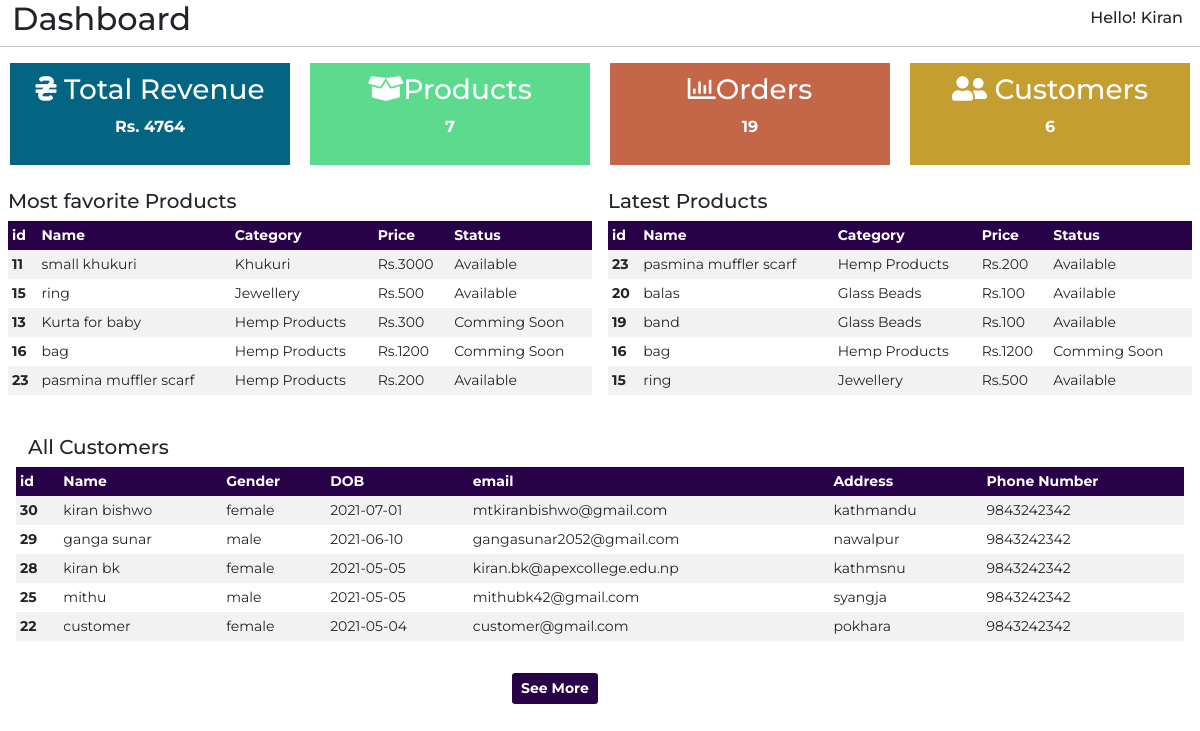
/admin/home.php (signed in), run on the app's committed database.
### tables this page shows
CREATE TABLE `product` (
  `p_id` int(11) NOT NULL,
  `p_name` varchar(50) NOT NULL,
  `p_photo` varchar(100) NOT NULL,
  `p_cat` int(5) NOT NULL,
  `p_disc` text NOT NULL,
  `p_price` int(20) NOT NULL,
  `p_discount` int(10) NOT NULL,
  `p_qty` int(11) NOT NULL,
  `p_status` int(5) NOT NULL
);

CREATE TABLE `category` (
  `cat_id` int(11) NOT NULL,
  `cat_name` varchar(50) DEFAULT NULL,
  `cat_stock` int(11) DEFAULT NULL
);

CREATE TABLE `available` (
  `available_id` int(5) NOT NULL,
  `available_status` varchar(20) NOT NULL
);

CREATE TABLE `customer` (
  `c_id` int(11) NOT NULL,
  `c_name` varchar(100) NOT NULL,
  `c_email` varchar(100) NOT NULL,
  `shipping_address` varchar(200) NOT NULL,
  `c_dob` date NOT NULL,
  `c_gender` varchar(50) NOT NULL,
  `c_phone` varchar(30) NOT NULL,
  `c_address` text NOT NULL,
  `c_pass` varchar(100) NOT NULL,
  `token` text NOT NULL,
  `status` varchar(100) NOT NULL
);

### admin/home.php (the view, shortened to what this page needs)
<?php include 'connect.php';
?>
<!DOCTYPE html>
<html lang="en">
<head>
    <link href="https://cdn.jsdelivr.net/npm/bootstrap@5.0.0-beta2/dist/css/bootstrap.min.css" rel="stylesheet">
    <link rel="stylesheet" href="https://pro.fontawesome.com/releases/v5.10.0/css/all.css"/>
    <link rel="stylesheet" href="css/home.css?v=<?php echo time();?>">
</head>
<body>
    <div class="container-fluid">
        <div class="row">
            <div class="col-10">
                 <h2>Dashboard</h2>
            </div>
            <div class="col-2 pt-2 ">
                 <h6 class="users_name">Hello! <?php echo$_SESSION["u_name"];?></h6>
            </div>
        <hr>
        </div>
        <div class="row text-center">
            <?php if($_SESSION["u_role"]!=3){?>
            <div class="col-md-3">
                <div class="col-12  revenue">
                    <h3><i class="fas fa-hryvnia"></i> Total Revenue</h3>
                    <?php
                    $sql5 = "SELECT SUM(new_price) FROM order_details WHERE order_status= 'Delevered'";
                      $result5 = mysqli_query($conn, $sql5);
                      if (mysqli_num_rows($result5) > 0) {
                        $row5 = mysqli_fetch_assoc($result5);
                    }
                    ?>
                    <p><span>Rs.</span> <?php echo $row5['SUM(new_price)'];?></p>
                </div>
            </div>
            <?php } ?>
            <div class="<?php if($_SESSION["u_role"]==3){ echo 'col-md-4'; }?> col-md-3">
                <div class="col-12  income">
                    <h3><i class="fas fa-box-open"></i>Products</h3>
                    <?php
                      $sql4 = "SELECT COUNT(p_id) FROM  product";
                      $result4 = mysqli_query($conn, $sql4);
                      if (mysqli_num_rows($result4) > 0) {
                        $row4 = mysqli_fetch_assoc($result4);
                    }
                    ?>
                    <p><span></span> <?php echo $row4['COUNT(p_id)'];?></p>
                </div>
            </div>
            <div class="<?php if($_SESSION["u_role"]==3){ echo 'col-md-4'; }?> col-md-3">
                <div class="col-12  profit">
                    <h3><i class="far fa-chart-bar"></i>Orders</h3>
                    <?php
                      $sql3 = "SELECT COUNT(o_id) FROM  order_details";
                      $result3 = mysqli_query($conn, $sql3);
                      if (mysqli_num_rows($result3) > 0) {
                        $row3 = mysqli_fetch_assoc($result3);
                    }
                    ?>
                    <p><span></span> <?php echo $row3['COUNT(o_id)'];?></p>
                </div>
            </div>
            <div class="<?php if($_SESSION["u_role"]==3){ echo 'col-md-4'; }?> col-md-3">
                <div class="col-12  sales">
                    <h3><i class="fas fa-user-friends"></i> Customers</h3>
                <?php
               $sql1 = "SELECT COUNT(c_id) FROM  customer";
              $result1 = mysqli_query($conn, $sql1);
              if (mysqli_num_rows($result1) > 0) {
                $row1 = mysqli_fetch_assoc($result1);
            }
            ?>
                    <p><?php echo $row1['COUNT(c_id)'];   ?></p>
                </div>
            </div>
        </div>
        <div class="row mt-3">
            <div class="col-md-6 p-2">
                <div class="col-12">
                    <h5>Most favorite Products</h5>
                    <table class="table table-sm table-striped table-hover table-borderless table-responsive">
                    <thead class="background">
                        <tr>
                        <th scope="col">id</th>
                        <th scope="col">Name</th>
                        <th scope="col">Category</th>
                        <th scope="col">Price</th>
                        <th scope="col">Status</th>
                        </tr>
                    </thead>
                    <tbody>
               <?php
                $sql3 = "SELECT COUNT(wishlist.p_id), product.p_id, p_name, cat_name, p_price, available_status FROM wishlist LEFT JOIN product ON product.p_id = wishlist.p_id LEFT JOIN category ON product.p_cat = category.cat_id LEFT JOIN available ON product.p_status = available.available_id GROUP BY wishlist.p_id ORDER BY COUNT(wishlist.p_id) DESC LIMIT 5";
              $result3 = mysqli_query($conn, $sql3);
              if (mysqli_num_rows($result3) > 0) {
                while($row3 = mysqli_fetch_assoc($result3)) {
                  ?>
                        <tr>
                        <th scope="row"><?php echo $row3['p_id']; ?></th>
                        <td><?php echo $row3['p_name']; ?></td>
                        <td><?php echo $row3['cat_name']; ?></td>
                        <td>Rs.<?php echo $row3['p_price']; ?></td>
                        <td><?php echo $row3['available_status']; ?></td>
                        </tr>
                <?php
                        }
                    }
                ?>
                    </tbody>
                    </table>
                </div>
            </div>
            <div class="col-md-6 p-2">
                <div class="col-12">
                    <h5>Latest Products</h5>
                    <table class="table table-sm table-striped table-hover table-borderless table-responsive">
                    <thead class="background">
                        <tr>
                        <th scope="col">id</th>
                        <th scope="col">Name</th>
                        <th scope="col">Category</th>
                        <th scope="col">Price</th>
                        <th scope="col">Status</th>
                        </tr>
                    </thead>
                    <tbody>
            <?php
               $sql2 = "SELECT * FROM  product LEFT JOIN category ON product.p_cat = category.cat_id
                    LEFT JOIN available ON product.p_status = available.available_id  ORDER BY p_id DESC LIMIT 5";
              $result2 = mysqli_query($conn, $sql2);
              if (mysqli_num_rows($result2) > 0) {
                while($row2 = mysqli_fetch_assoc($result2)) {
                  ?>
                        <tr>
                        <th scope="row"><?php echo $row2['p_id']; ?></th>
                        <td><?php echo $row2['p_name']; ?></td>
                        <td><?php echo $row2['cat_name']; ?></td>
                        <td>Rs.<?php echo $row2['p_price']; ?></td>
                        <td><?php echo $row2['available_status']; ?></td>
                        </tr>
                        <?php
        }
    }
        ?>
                    </tbody>
                    </table>
                </div>
            </div>
        </div>
       <?php if($_SESSION["u_role"]!=3){?>
         <div class="row p-3 table-responsive">
             <h5>All Customers</h5>
            <table class="table table-sm table-striped table-hover table-borderless ">
                <thead class="background">
                    <tr>
                    <th scope="col">id</th>
                    <th scope="col">Name</th>
                    <th scope="col">Gender</th>
                    <th scope="col">DOB</th>
                    <th scope="col">email</th>
                    <th scope="col">Address</th>
                    <th scope="col">Phone Number</th>
                    </tr>
                </thead>
                <tbody>
             <?php
               $sql = "SELECT * FROM  customer ORDER BY c_id DESC LIMIT 5";
              $result = mysqli_query($conn, $sql);
              if (mysqli_num_rows($result) > 0) {
                while($row = mysqli_fetch_assoc($result)) {
                  ?>
                    <tr>
                    <th scope="row"><?php echo $row['c_id']; ?></th>
                    <td><?php echo $row['c_name']; ?></td></td>
                    <td><?php echo $row['c_gender']; ?></td></td>
                    <td><?php echo $row['c_dob']; ?></td></td>
                    <td><?php echo $row['c_email']; ?></td></td>
                    <td><?php echo $row['c_address']; ?></td></td>
                    <td><?php echo $row['c_phone']; ?></td></td>
                    </tr>
        <?php
        }
    }
        ?>
                </tbody>
                </table>
        </div>
        <div class="row justify-content-center">
            <div class="col-2">
                <a href="alluser.php" class="btn btn-sm background">See More</a>
            </div>
        </div>
        <?php } ?>
    </div>
</body>
</html>

### admin/css/home.css (style rules this page uses)
* { margin: 0; padding: 0; list-style: none; box-sizing: border-box; text-decoration: none; font-family: 'Montserrat', sans-serif; }
.background { background-color: #290149; color: white; font-weight: bold; }
.users_name { text-align: right; padding-right: 5px; }
.row .col-md-3 { padding: 0 10px; }
.col-md-3 .col-12 { padding: 10px; color: white; font-weight: bold; }
.revenue { background-color: #046582; }
.income { background-color: #5cdb8f; }
.profit { background-color: #c46748; }
.sales { background-color: #c59e32; }
table { font-size: 14px; }
thead { padding: 10px; }

### data on the page
product: p_id "11", p_name "small khukuri", category.cat_name "Khukuri", p_price "3000", available.available_status "Available"
product: p_id "15", p_name "ring", category.cat_name "Jewellery", p_price "500", available.available_status "Available"
product: p_id "13", p_name "Kurta for baby", category.cat_name "Hemp Products", p_price "300", available.available_status "Comming Soon"
product: p_id "16", p_name "bag", category.cat_name "Hemp Products", p_price "1200", available.available_status "Comming Soon"
product: p_id "23", p_name "pasmina muffler scarf", category.cat_name "Hemp Products", p_price "200", available.available_status "Available"
product: p_id "20", p_name "balas", category.cat_name "Glass Beads", p_price "100", available.available_status "Available"
product: p_id "19", p_name "band", category.cat_name "Glass Beads", p_price "100", available.available_status "Available"
customer: c_id "30", c_name "kiran bishwo", c_gender "female", c_dob "2021-07-01", c_email "mtkiranbishwo@gmail.com", c_address "kathmandu", c_phone "9843242342"
customer: c_id "29", c_name "ganga sunar", c_gender "male", c_dob "2021-06-10", c_email "gangasunar2052@gmail.com", c_address "nawalpur", c_phone "9843242342"
customer: c_id "28", c_name "kiran bk", c_gender "female", c_dob "2021-05-05", c_email "kiran.bk@apexcollege.edu.np", c_address "kathmsnu", c_phone "9843242342"
customer: c_id "25", c_name "mithu", c_gender "male", c_dob "2021-05-05", c_email "mithubk42@gmail.com", c_address "syangja", c_phone "9843242342"
customer: c_id "22", c_name "customer", c_gender "female", c_dob "2021-05-04", c_email "customer@gmail.com", c_address "pokhara", c_phone "9843242342"

### other printed values
$_SESSION["u_name"] "Kiran"
$row5['SUM(new_price)'] "4764"
$row4['COUNT(p_id)'] "7"
$row3['COUNT(o_id)'] "19"
$row1['COUNT(c_id)'] "6"
